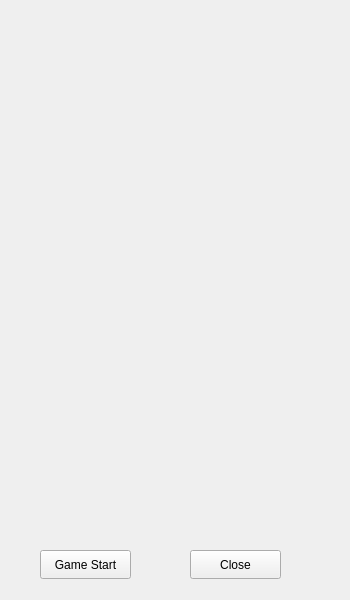
<?xml version="1.0" encoding="UTF-8"?>
<ui version="4.0">
 <class>MainWindow</class>
 <widget class="QMainWindow" name="MainWindow">
  <property name="geometry">
   <rect>
    <x>0</x>
    <y>0</y>
    <width>350</width>
    <height>600</height>
   </rect>
  </property>
  <property name="windowTitle">
   <string>MainWindow</string>
  </property>
  <widget class="QWidget" name="centralWidget">
   <widget class="QPushButton" name="pushButton">
    <property name="geometry">
     <rect>
      <x>40</x>
      <y>550</y>
      <width>91</width>
      <height>29</height>
     </rect>
    </property>
    <property name="text">
     <string>Game Start</string>
    </property>
   </widget>
   <widget class="QPushButton" name="Close_BT">
    <property name="geometry">
     <rect>
      <x>190</x>
      <y>550</y>
      <width>91</width>
      <height>29</height>
     </rect>
    </property>
    <property name="text">
     <string>Close</string>
    </property>
   </widget>
   <widget class="QLabel" name="label_pic">
    <property name="geometry">
     <rect>
      <x>16</x>
      <y>10</y>
      <width>311</width>
      <height>571</height>
     </rect>
    </property>
    <property name="text">
     <string/>
    </property>
   </widget>
   <zorder>label_pic</zorder>
   <zorder>pushButton</zorder>
   <zorder>Close_BT</zorder>
  </widget>
 </widget>
 <layoutdefault spacing="6" margin="11"/>
 <resources/>
 <connections/>
</ui>
